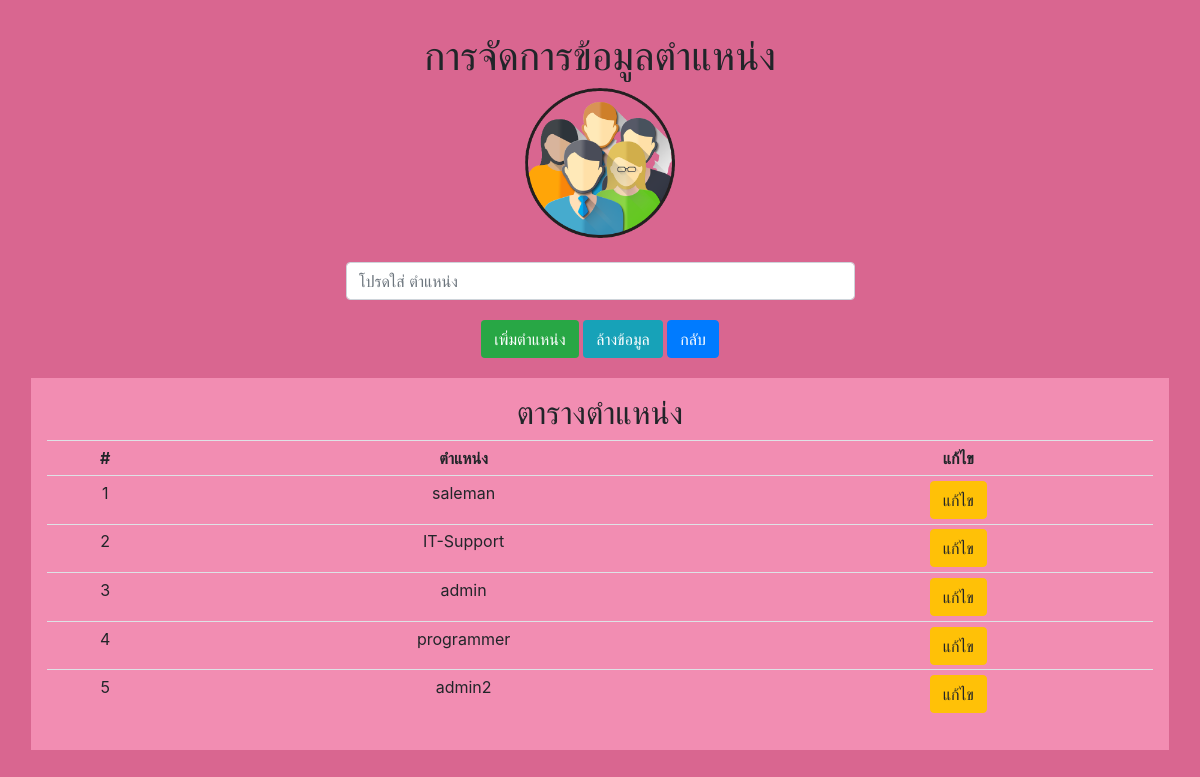
Page /admin_position.php on the committed database.
### tables this page shows
CREATE TABLE `tb_position` (
  `position_id` int(11) UNSIGNED NOT NULL,
  `position_name` varchar(255) NOT NULL
);

### admin_position.php (the view, shortened to what this page needs)
<!DOCTYPE html>
<html lang="en">
<head>
    <link rel="stylesheet" href="css/bootstrap.css">
    <link rel="stylesheet" href="https://maxcdn.bootstrapcdn.com/bootstrap/4.0.0/css/bootstrap.min.css">
</head>
<body  style="background-color:#D96690">
    <div class="container p-3 mb-2 ">
        <div>
            <div class="col-md-12 mt-3">
                <h1 class="text-center">การจัดการข้อมูลตำแหน่ง</h1>
                <center><img src="users-removebg-preview.png" alt="position-removebg-preview" width="150" height="150"></center>
            </div>
            <div class="col-lg-12 ">
            <form action="add_position.php" method="POST" enctype="multipart/form-data">
                    <center><div class="col-lg-6 mt-4">
                              <input type="text" name="position" placeholder="โปรดใส่ ตำแหน่ง"  class="form-control" required >
                          </div>
                    </center>
                    <div class="col-lg-12 text-center" style="margin-top: 20px;">
                        <button class="btn badge-success" type="submit">เพิ่มตำแหน่ง</button>
                        <button class="btn badge-info" type="reset">ล้างข้อมูล</button>
                        <a href="index.php" class="btn btn-primary">กลับ</a>
                    </div>
            </form>
            </div>
        </div>
        <div class="row" style="margin-top: 20px;">
        <div class="col-lg-12 p-3 mb-2 text-center"  style="background-color:#F28DB2;">
          <h2>ตารางตำแหน่ง</h2>
          <table class="table  table-sm"  style="background-color:#F28DB2;">
            <tr>
              <th>#</th>
              <th>ตำแหน่ง</th>
              <th>แก้ไข</th>
            </tr>
            <?PHP
              include('connect_db.php');
              $sql = "SELECT * FROM tb_position order by position_id ASC";
              $query = mysqli_query($connection,$sql);
              $i = 1;
              while($row = mysqli_fetch_array($query)){
               echo'<tr>
                <td>'.$i.'</td>
                <td>'.$row['position_name'].'</td>
                <td><a href="form_edit_position.php?position_id='.$row['position_id'].'" class="btn btn-warning">แก้ไข</a></td>
              </tr>';
              $i++;
              }
            ?>
          </table>
        </div>
      </div>
    </div>
</body>
</html>

### rows in the picture
tb_position: position_name "saleman"
tb_position: position_name "IT-Support"
tb_position: position_name "admin"
tb_position: position_name "programmer"
tb_position: position_name "admin2"
